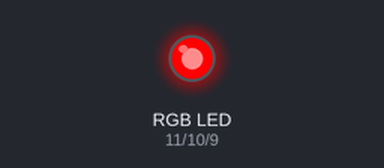
Bench run of a sketch on a simulated Arduino Uno, built with avr-gcc and run on an emulated ATmega328P. On the bench: an RGB LED mixed from three pins (HIGH = lit).

Above: at 0.05 s.
At 1.75 s:
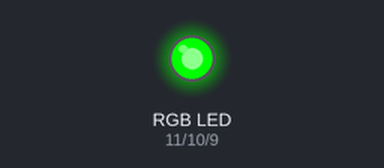
At 2.6 s:
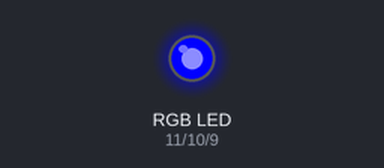
At 3.5 s:
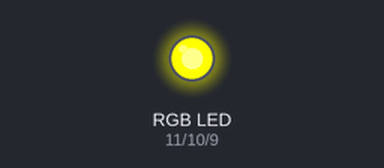
At 5.25 s:
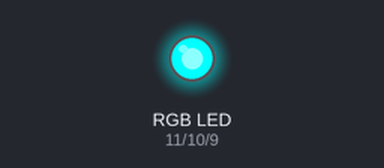
At 7.0 s:
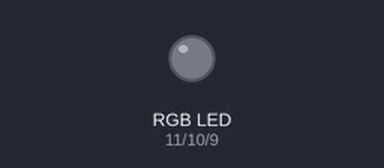
Timing chart, 0 to 9.1 s (numbered marks = the images above):
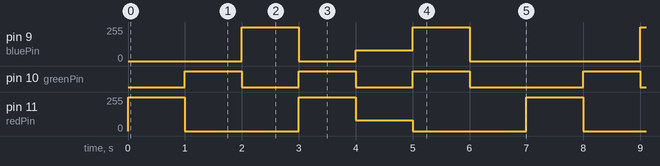

The sketch:

RGB_led_colors.ino
```cpp
/*
Adafruit Arduino - Lesson 3. RGB led
*/

int redPin = 11;
int greenPin = 10;
int bluePin = 9;

// uncomment next line if using a Common Anode LED
// #define COMMON_ANODE

void setup() {
  // Set each pin mode to output
  pinMode(redPin, OUTPUT);
  pinMode(greenPin, OUTPUT);
  pinMode(bluePin, OUTPUT);

}

void loop() {
  /* Loop through different color combinations
      by varying the number for RGB and send
      to the setColor funtion
  */

  setColor(255, 0, 0); // pure red
  delay(1000);
  setColor(0, 255, 0); // pure green
  delay(1000);
  setColor(0, 0, 255); // pure blue
  delay(1000);

  setColor(255, 255, 0); //yellow red + green
  delay(1000);
  setColor(80, 0, 80); // purple red + blue
  delay(1000);
  setColor(0, 255, 255); // aqua green + blue
  delay(1000);
  setColor(0, 0, 0); // no color
  delay(1000);

}

/* Create function to accept the level for each
    color and write that to each pin
*/
void setColor(int red, int green, int blue) {
  // If using a Common Anode LED
  #ifdef COMMON_ANODE
    red = 255 - red;
    green = 255 - green;
    blue = 255 - blue;
  #endif

    analogWrite(redPin, red);
    analogWrite(greenPin, green);
    analogWrite(bluePin, blue);
}
```

Measured:
- by itself, pin 9 (bluePin): repeats every 7.0 s: 0/255 1.0 s, 80/255 1.0 s, 255/255 1.0 s, 0/255 3.0 s, 255/255 1.0 s
- by itself, pin 10 (greenPin): repeats every 7.0 s: 2 × (LOW 1.0 s, HIGH 1.0 s), LOW 2.0 s, HIGH 1.0 s
- by itself, pin 11 (redPin): repeats every 7.0 s: 0/255 2.0 s, 255/255 1.0 s, 80/255 1.0 s, 0/255 2.0 s, 255/255 1.0 s
